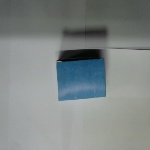
#> input picture object_classification/box_raw/box.0.jpg, 150 x 150 px
$ python -i k_mn.py   (imports and definitions only)
#> lines starting #> are read from the running program, lines starting #| are printed output that depends on the picture
#> further down, picture is the input picture: shape (150, 150, 3); mean B, G, R 134.6, 135, 128.3
import numpy as np
import cv2


def k_means(img1):
# convert to np.float32
  img=cv2.resize(img1,(80,60))
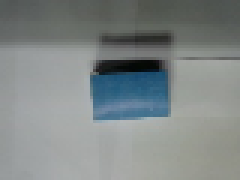
#> img: shape (60, 80, 3) (shown 3 times larger); mean B, G, R 134.6, 135, 128.3
  Z = img.reshape((-1,3))
  Z = np.float32(Z)
  #cv2.imshow('',Z)
  # define criteria, number of clusters(K) and apply kmeans()
  criteria = (cv2.TERM_CRITERIA_EPS + cv2.TERM_CRITERIA_MAX_ITER, 10, 1.0)
  K = 5
  ret,label,center=cv2.kmeans(Z,K,criteria,5,cv2.KMEANS_PP_CENTERS)
#> ret = 1389763; label = 4800 values, max 4 at index 1894, min 0 at index 1280, mean 0.819; center = [[158.6, 161.3, 158], [90.49, 94.66, 90.72], [29.31, 28.87, 25.17], [127.7, 124.2, 114.4], [125.6, 96.19, 49.53]]

  # Now convert back into uint8, and make original image
  center = np.uint8(center)
#> center = [[158, 161, 158], [90, 94, 90], [29, 28, 25], [127, 124, 114], [125, 96, 49]]


  res = center[label.flatten()]
  res2 = res.reshape((img.shape))
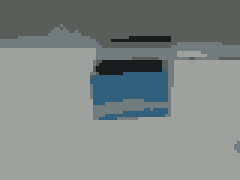
#> res2: shape (60, 80, 3) (shown 3 times larger); mean B, G, R 134, 134.6, 128.1
  #for x,y in zip(center):
   # cv2.circle(img,(x,y), 10, (0,0,255),1)
  res3=cv2.resize(res2,(640,480))
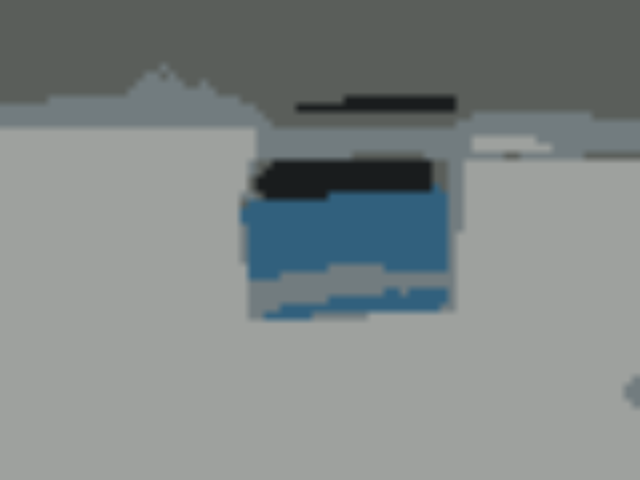
#> res3: shape (480, 640, 3); mean B, G, R 134, 134.6, 128
  cv2.imshow('res2',res3)

  return res3

# [1 line not run here, left out]

>>> import cv2
>>> picture = cv2.imread('object_classification/box_raw/box.0.jpg')
>>> result = k_means(picture)
